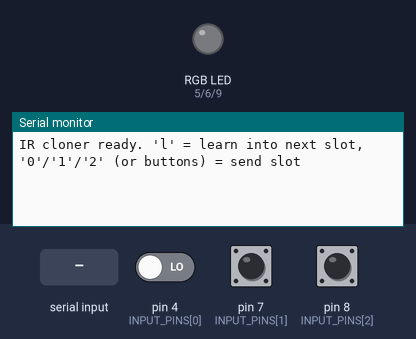
Bench run of a sketch on a simulated Arduino Uno, built with avr-gcc and run on an emulated ATmega328P. On the bench: an RGB LED mixed from three pins (HIGH = lit), the last lines printed to the serial monitor. Inputs (shaded band) come from the test bench; at power-on: pin 4 (INPUT_PINS[0]) LOW, pin 7 (INPUT_PINS[1]) HIGH, pin 8 (INPUT_PINS[2]) HIGH.

Above: at 1.2 s.
1.3 s: pin 4 (INPUT_PINS[0]) driven HIGH
At 2.0 s:
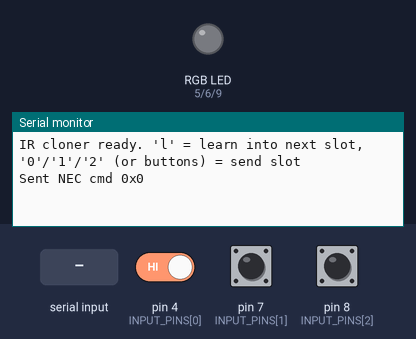
2.8 s: "l90\n" received over Serial
At 4.4 s:
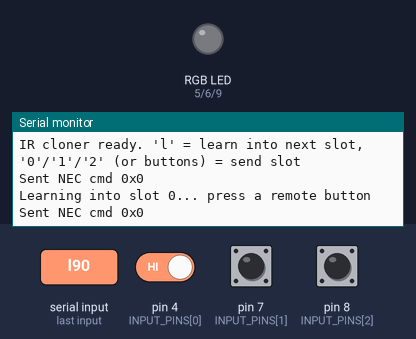

Measured:
- after the input at 1.3 s, the serial monitor: prints a new line after 0.07 s (image 1)
- after the input at 2.8 s, the serial monitor: prints a new line at once (image 2)

The sketch:

E09_IRCloner_Task.ino
```cpp
// ChinarSoft - Arduino Sensor Kit, Episode 9 - TASK SOLUTION
// Task: learn three different IR codes and send them from three different inputs.
//
// What changed vs E09_IRCloner:
//   - IRData learned  ->  IRData learned[3]  plus  int slot.
//   - 'l' learns the next remote button into learned[slot], then slot = (slot + 1) % 3,
//     so three 'l' presses fill slots 0, 1, 2 (a fourth overwrites slot 0 again).
//   - Three inputs, each sends its own slot:  input 0 = KY-004 button on D4 (as before),
//     input 1 = push button on D7, input 2 = push button on D8.
//     From the Serial Monitor: '0', '1', '2' send that slot, 's' still sends slot 0.
//   - Buttons now use a millis() debounce instead of delay(200).
//   - Empty slots are detected by protocol == UNKNOWN (global array starts zeroed).
//   - HX1838 remote -> RGB LED control unchanged.
//
// Wiring: same wiring as E09_IRCloner, plus TWO extra push buttons:
//   KY-022 / HX1838 receiver  S -> D2 | middle -> 5V | - -> GND
//   KY-005 IR LED             S -> D3 | - -> GND   (D3 = IRremote default send pin on Uno)
//   KY-004 button (input 0)   S -> D4 | middle -> 5V | - -> GND
//   RGB module                R -> D5, G -> D6, B -> D9, - -> GND
//   TASK: button input 1      D7 -> button -> GND   (internal pull-up, no resistor needed)
//   TASK: button input 2      D8 -> button -> GND   (internal pull-up, no resistor needed)
//   (D7/D8 are plain digital pins: no conflict with IRremote's Timer2 on D3/D11.)
//
// Library: IRremote (Armin Joachimsmeyer) v4.x

#include <IRremote.hpp>

const int IR_RECEIVE_PIN = 2;
const int IR_SEND_PIN    = 3;
const int RGB_R = 5, RGB_G = 6, RGB_B = 9;   // NOT 3 or 11: IRremote uses Timer2

// TASK: three inputs, input i sends learned[i]
const int NUM_SLOTS = 3;
const int INPUT_PINS[NUM_SLOTS] = {4, 7, 8};
const unsigned long DEBOUNCE_MS = 50;

// HX1838 remote (NEC protocol) - typical command codes, check yours in the Serial Monitor
const uint8_t CMD_0 = 0x16;
const uint8_t CMD_1 = 0x0C;
const uint8_t CMD_2 = 0x18;
const uint8_t CMD_3 = 0x5E;

IRData learned[NUM_SLOTS];      // TASK: an array instead of one variable
int slot = 0;                   // TASK: next slot to learn into
bool learnMode = false;

int idleState[NUM_SLOTS];       // TASK: per-input idle level (KY-004 may idle HIGH or LOW)
int lastState[NUM_SLOTS];
unsigned long lastChange[NUM_SLOTS];

void setRGB(int r, int g, int b) {
  analogWrite(RGB_R, r); analogWrite(RGB_G, g); analogWrite(RGB_B, b);
}

void handleRemoteCommand(uint8_t cmd) {
  if (cmd == CMD_1) setRGB(255, 0, 0);
  else if (cmd == CMD_2) setRGB(0, 255, 0);
  else if (cmd == CMD_3) setRGB(0, 0, 255);
  else if (cmd == CMD_0) setRGB(0, 0, 0);
}

// TASK: send one learned code (was sendLearned())
void send(IRData &d) {
  if (d.protocol == UNKNOWN) { Serial.println("That slot is empty. Send 'l' first."); return; }
  IrReceiver.stop();                  // don't receive our own transmission
  IrSender.write(&d, 2);              // send + 2 repeats
  Serial.print("Sent ");
  Serial.print(getProtocolString(d.protocol));
  Serial.print(" cmd 0x"); Serial.println(d.command, HEX);
  delay(100);
  IrReceiver.start();
}

// TASK: debounced "just pressed" edge for input i
bool pressed(int i) {
  int s = digitalRead(INPUT_PINS[i]);
  if (s != lastState[i] && millis() - lastChange[i] > DEBOUNCE_MS) {
    lastChange[i] = millis();
    lastState[i] = s;
    return s != idleState[i];         // left the idle level = pressed
  }
  return false;
}

void setup() {
  Serial.begin(115200);
  pinMode(INPUT_PINS[0], INPUT);          // KY-004 has its own resistor, as in the base sketch
  pinMode(INPUT_PINS[1], INPUT_PULLUP);   // TASK
  pinMode(INPUT_PINS[2], INPUT_PULLUP);   // TASK
  pinMode(RGB_R, OUTPUT); pinMode(RGB_G, OUTPUT); pinMode(RGB_B, OUTPUT);
  IrReceiver.begin(IR_RECEIVE_PIN, ENABLE_LED_FEEDBACK);
  IrSender.begin(IR_SEND_PIN);
  delay(50);
  for (int i = 0; i < NUM_SLOTS; i++) {   // TASK: remember each input's idle level
    idleState[i] = digitalRead(INPUT_PINS[i]);
    lastState[i] = idleState[i];
    lastChange[i] = millis();
  }
  Serial.println("IR cloner ready. 'l' = learn into next slot, '0'/'1'/'2' (or buttons) = send slot");
}

void loop() {
  if (Serial.available()) {
    char c = Serial.read();
    if (c == 'l') {
      learnMode = true;
      Serial.print("Learning into slot "); Serial.print(slot);
      Serial.println("... press a remote button");
    }
    if (c == 's') send(learned[0]);                       // old command: slot 0
    if (c >= '0' && c <= '2') send(learned[c - '0']);     // TASK
  }

  // TASK: inputs 0, 1, 2 send their slot
  for (int i = 0; i < NUM_SLOTS; i++) {
    if (pressed(i)) send(learned[i]);
  }

  if (IrReceiver.decode()) {
    IRData &d = IrReceiver.decodedIRData;
    bool isRepeat = d.flags & IRDATA_FLAGS_IS_REPEAT;

    if (d.protocol == UNKNOWN) {
      Serial.println("Unknown protocol (raw data) - try again closer");
    } else if (!isRepeat) {
      IrReceiver.printIRResultShort(&Serial);   // protocol, address, command
      if (learnMode) {
        learned[slot] = d;                      // TASK: learn into the current slot...
        Serial.print(">> Learned into slot "); Serial.println(slot);
        slot = (slot + 1) % NUM_SLOTS;          // TASK: ...then move to the next one
        learnMode = false;
      } else {
        handleRemoteCommand(d.command);
      }
    }
    IrReceiver.resume();
  }
}
```
